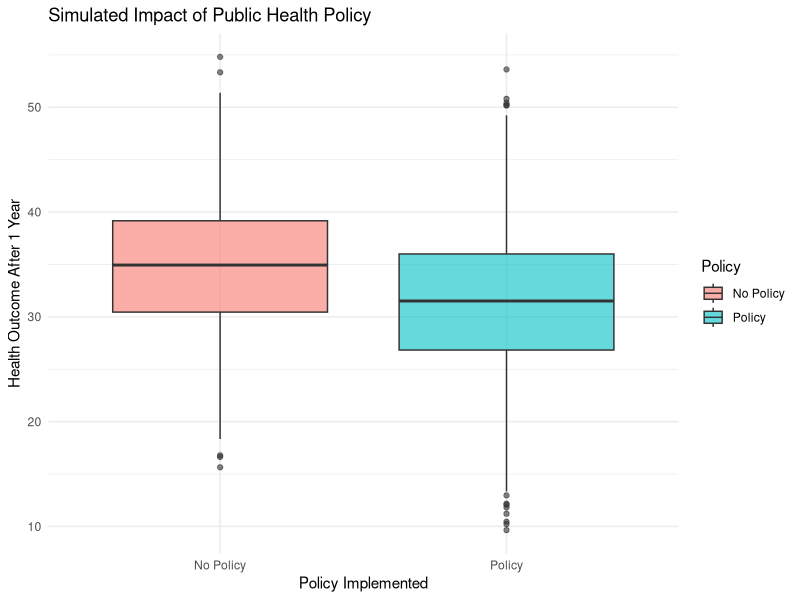

Write the R code that produced this figure.
## ---- chunk 1

n <- 2000

baseline_health <- rnorm(n, mean = 50, sd = 10)

policy <- ifelse(baseline_health + rnorm(n, 0, 5) < 52, 1, 0)

health_outcome <- 5 * policy + 0.6 * baseline_health + rnorm(n, 0, 5)

df <- data.frame(
  Policy = factor(policy, labels = c("No Policy", "Policy")),
  Baseline_Health = baseline_health,
  Health_Outcome = health_outcome
)

model_naive <- lm(Health_Outcome ~ Policy, data = df)

model_adjusted <- lm(Health_Outcome ~ Policy + Baseline_Health, data = df)

summary(model_naive)$coefficients["PolicyPolicy", ]

summary(model_adjusted)$coefficients["PolicyPolicy", ]

## ---- chunk 2

library(ggplot2)
ggplot(df, aes(x = Policy, y = Health_Outcome, fill = Policy)) +
  geom_boxplot(alpha = 0.6) +
  labs(title = "Simulated Impact of Public Health Policy",
       x = "Policy Implemented",
       y = "Health Outcome After 1 Year") +
  theme_minimal()

